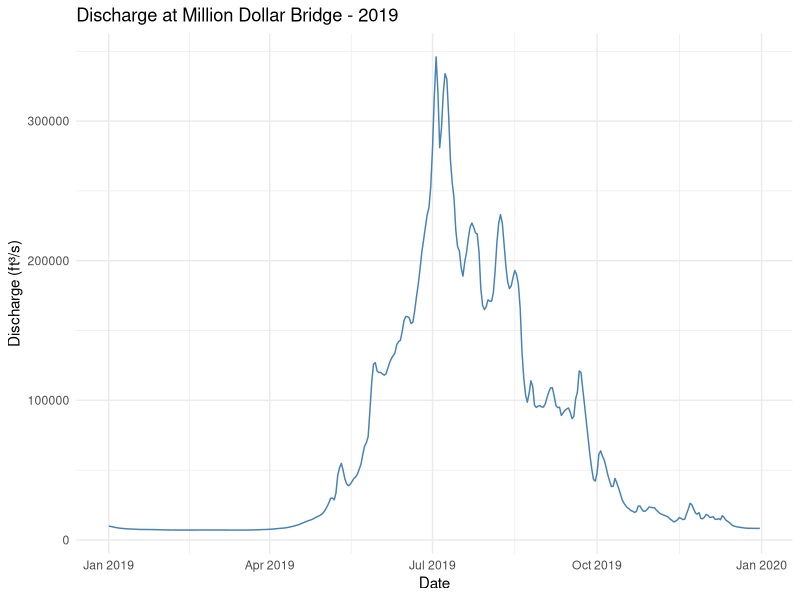
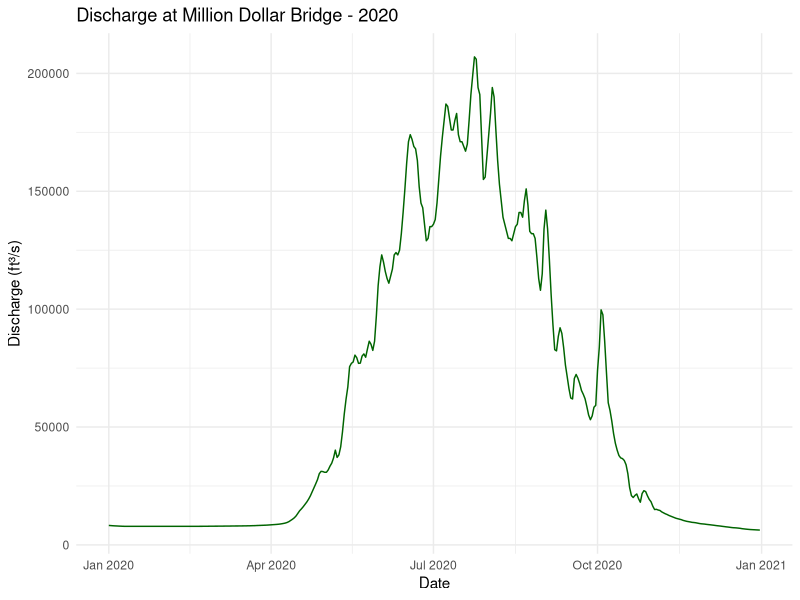
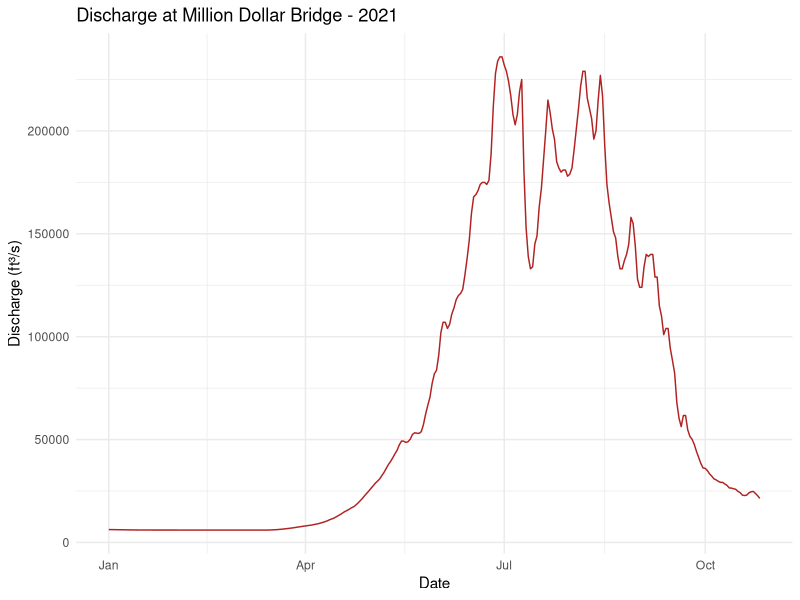
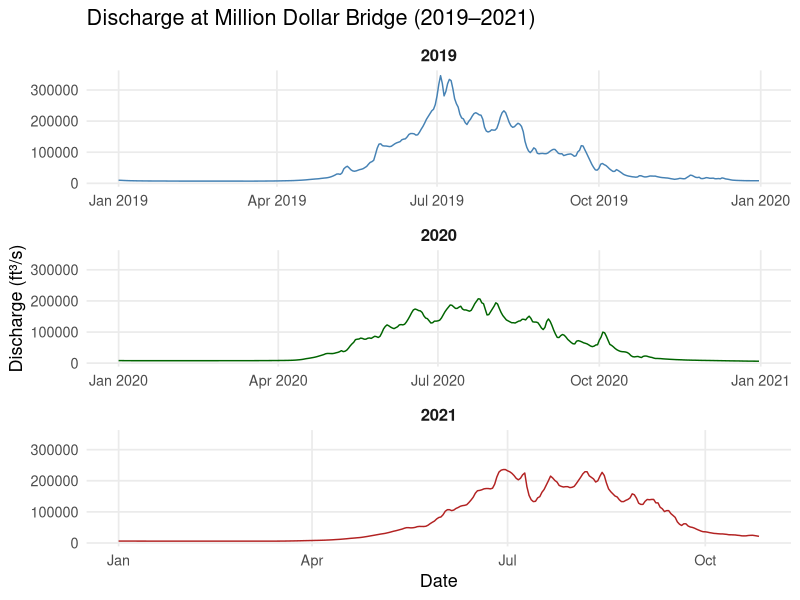
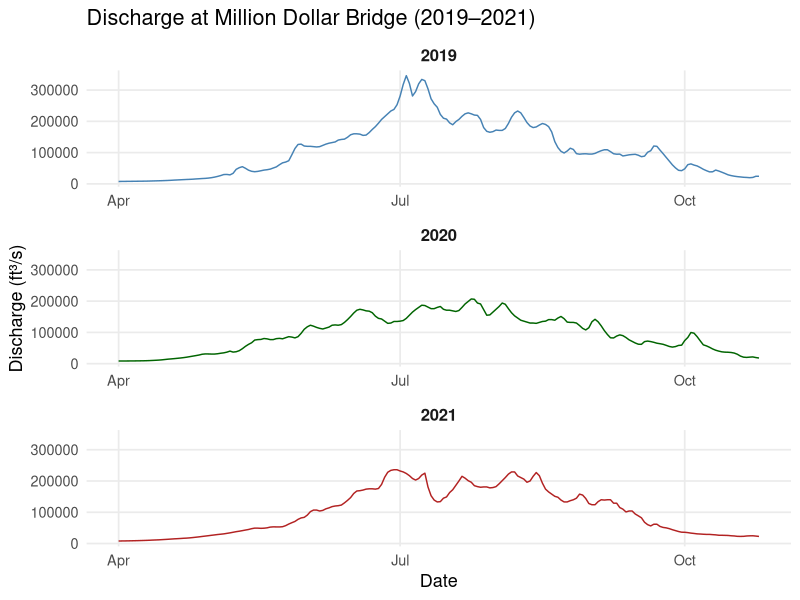
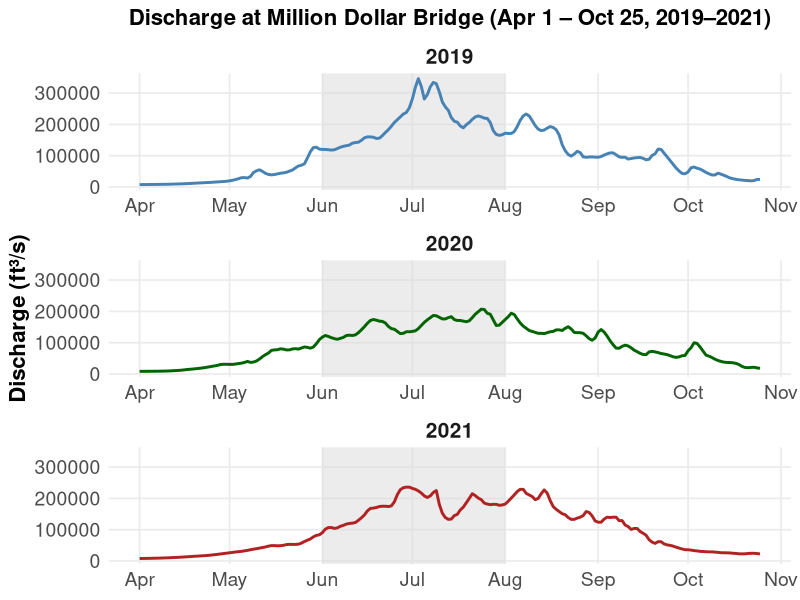

Here is the R script that generated these plots, in order: (Note: this script raises an error after producing the figures.)
### Copper River Flow Data Figures 2019-2021


#download data
rm(list = ls())
FlowData <- read.csv("ALHcode/odata/million_dollar_bridge_discharge_data_1988-2025.csv") #7523 observations, 12 variables


#structure
str(FlowData) #value is integer, time is character

#packages
library(dplyr)
library(ggplot2)
library(lubridate)

#convert time to data via lubridate
FlowData <- FlowData %>%
  mutate(Date = mdy(time))  # convert to Date format
str(FlowData)

#filter data for each year of interest
Flow2019 <- FlowData %>% filter(year(Date) == 2019)
Flow2020 <- FlowData %>% filter(year(Date) == 2020)
Flow2021 <- FlowData %>% filter(year(Date) == 2021)

#individual plots
ggplot(Flow2019, aes(x = Date, y = value)) +
  geom_line(color = "steelblue") +
  labs(title = "Discharge at Million Dollar Bridge - 2019",
       x = "Date", y = "Discharge (ft³/s)") +
  scale_y_continuous(labels = function(x) format(x, scientific = FALSE)) +
  theme_minimal()


ggplot(Flow2020, aes(x = Date, y = value)) +
  geom_line(color = "darkgreen") +
  labs(title = "Discharge at Million Dollar Bridge - 2020",
       x = "Date", y = "Discharge (ft³/s)") +
  scale_y_continuous(labels = function(x) format(x, scientific = FALSE)) +
  theme_minimal()

ggplot(Flow2021, aes(x = Date, y = value)) +
  geom_line(color = "firebrick") +
  labs(title = "Discharge at Million Dollar Bridge - 2021",
       x = "Date", y = "Discharge (ft³/s)") +
  scale_y_continuous(labels = function(x) format(x, scientific = FALSE)) +
  theme_minimal()



### Now visualize as facets with frozen y axis
library(dplyr)
library(ggplot2)

# Combine the data
FlowFacet <- FlowData %>%
  mutate(Date = mdy(time),
         Year = year(Date)) %>%
  filter(Year %in% c(2019, 2020, 2021)) %>%
  mutate(
    start_date = make_date(Year, 1, 1),
    end_date   = make_date(Year, 10, 1)
  )

# Faceted plot with shared (frozen) y-axis
ggplot(FlowFacet, aes(x = Date, y = value, color = as.factor(Year))) +
  geom_line(show.legend = FALSE) +
  facet_wrap(~ Year, ncol = 1, scales = "free_x") +  # free_x fixes your issue
  labs(title = "Discharge at Million Dollar Bridge (2019–2021)",
       x = "Date", y = "Discharge (ft³/s)") +
  scale_y_continuous(labels = function(x) format(x, scientific = FALSE)) +
  scale_color_manual(values = c("steelblue", "darkgreen", "firebrick")) +
  theme_minimal(base_size = 13) +
  theme(
    strip.text = element_text(face = "bold", size = 12),
    panel.grid.minor = element_blank()
  )


FlowFacet <- FlowData %>%
  mutate(Date = mdy(time),
         Year = year(Date)) %>%
  filter(
    Year %in% c(2019, 2020, 2021),
    Date >= make_date(Year, 4, 1),    # start April 1
    Date <= make_date(Year, 10, 25)   # end October 25
  )

ggplot(FlowFacet, aes(x = Date, y = value, color = as.factor(Year))) +
  geom_line(show.legend = FALSE) +
  facet_wrap(~ Year, ncol = 1, scales = "free_x") +
  labs(title = "Discharge at Million Dollar Bridge (2019–2021)",
       x = "Date", y = "Discharge (ft³/s)") +
  scale_y_continuous(labels = function(x) format(x, scientific = FALSE)) +
  scale_color_manual(values = c("steelblue", "darkgreen", "firebrick")) +
  theme_minimal(base_size = 13) +
  theme(
    strip.text = element_text(face = "bold", size = 12),
    panel.grid.minor = element_blank()
  )




### Plot with shaded regions for sampling season
ggplot(FlowFacet, aes(x = Date, y = value)) +
  # shaded region: June 1 – Aug 1 for each year
  geom_rect(
    data = distinct(FlowFacet, Year) %>%
      mutate(xmin = make_date(Year, 6, 1),
             xmax = make_date(Year, 8, 1),
             ymin = -Inf, ymax = Inf),
    aes(xmin = xmin, xmax = xmax, ymin = ymin, ymax = ymax),
    fill = "gray85", alpha = 0.5, inherit.aes = FALSE
  ) +
  geom_line(aes(color = as.factor(Year)), linewidth = 1, show.legend = FALSE) +
  facet_wrap(~ Year, ncol = 1, scales = "free_x") +
  scale_x_date(date_labels = "%b", date_breaks = "1 month") +
  scale_y_continuous(labels = function(x) format(x, scientific = FALSE)) +
  scale_color_manual(values = c("steelblue", "darkgreen", "firebrick")) +
  labs(
    title = "Discharge at Million Dollar Bridge (Apr 1 – Oct 25, 2019–2021)",
    y = "Discharge (ft³/s)",
    x = NULL
  ) +
  theme_minimal(base_size = 13) +
  theme(
    strip.text = element_text(face = "bold", size = 15),
    panel.grid.minor = element_blank(),
    axis.text = element_text(size = 14),       # tick label size
    axis.title = element_text(size = 16, face = "bold"),
    plot.title = element_text(size = 16, face = "bold", hjust = 0.5)
  )






riverdischarge <- ggplot(FlowFacet, aes(x = Date, y = value)) +
  # shaded region: June 1 – Aug 1
  geom_rect(
    data = distinct(FlowFacet, Year) %>%
      mutate(xmin = make_date(Year, 6, 1),
             xmax = make_date(Year, 9, 1),
             ymin = -Inf, ymax = Inf),
    aes(xmin = xmin, xmax = xmax, ymin = ymin, ymax = ymax),
    fill = "gray85", alpha = 0.5, inherit.aes = FALSE
  ) +
  geom_line(aes(color = as.factor(Year)), linewidth = 2, show.legend = FALSE) +
  # max point per year (take first if ties)
  geom_point(
    data = FlowFacet %>% group_by(Year) %>% filter(value == max(value)) %>% slice(1),
    aes(x = Date, y = value),
    color = "red", size = 6
  ) +
  geom_text(
    data = FlowFacet %>% group_by(Year) %>% filter(value == max(value)) %>% slice(1),
    aes(x = Date, y = value, label = value),
    vjust = -0.5, color = "red", size = 8
  ) +
  facet_wrap(~ Year, ncol = 1, scales = "free_x") +
  scale_x_date(date_labels = "%b", date_breaks = "1 month") +
  scale_y_continuous(
    labels = function(x) format(x, scientific = FALSE),
    expand = expansion(mult = c(0, 0.15))  # add 10% space above
  ) +
  scale_color_manual(values = c("steelblue", "darkgreen", "firebrick")) +
  labs(
    y = "Discharge (ft³/s)",
    x = NULL
  ) +
  theme_minimal(base_size = 13) +
  theme(
    strip.text = element_text(face = "bold", size = 30),
    panel.grid.minor = element_blank(),
    axis.text = element_text(size = 24),
    axis.title.y = element_text(size = 30, face = "bold", margin = margin(r = 10))
  )


ggsave(
  filename = "ALHcode/AIC/AICFigures/CopperRiver_AnnualDischarge.jpeg",    # output file name
  plot = riverdischarge,              # the ggplot object
  width = 18,                     # width in inches
  height = 12,                    # height in inches
  dpi = 300                        # resolution (higher = better quality)
)
 
